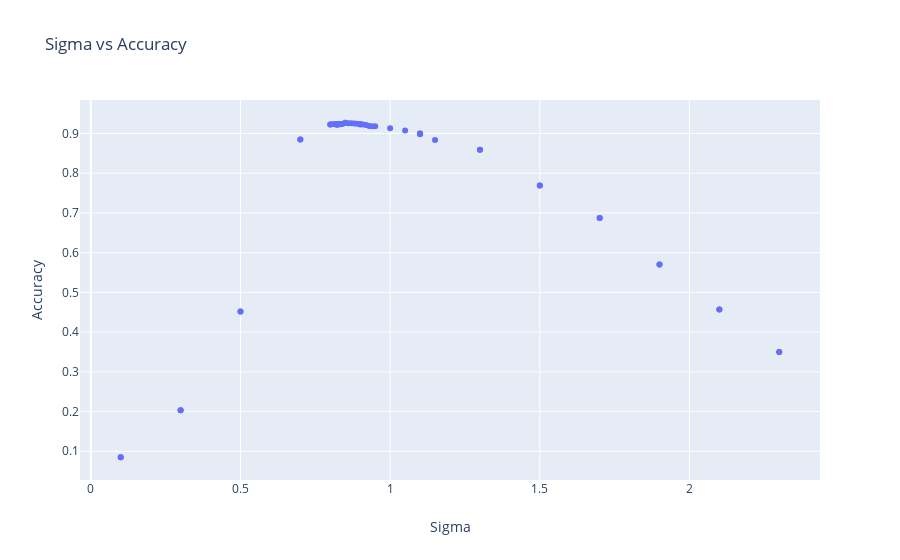

Notebook code for this chart:
### Code cell
x_array = []
y_array = []
with open('./MNISTModule/Results/12-7-2019-Accuracy-Data.txt') as file:
    for line in file.readlines():
        x_array.append(np.array(line.strip('\n').split(',')).astype(np.float)[0])
        y_array.append(np.array(line.strip('\n').split(',')).astype(np.float)[1])
# df = pd.DataFrame(data=[x_array, y_array]).T
fig = go.Figure()

fig.add_trace(go.Scatter(
    x=x_array, y=y_array,
    mode='markers'
))
fig.update_layout(title='Sigma vs Accuracy', xaxis_title='Sigma', yaxis_title="Accuracy")
fig.show()
py.offline.plot(fig, filename='12-07-2019-Sigma-Graph')

### Figure 1 — Plotly figure (JSON) as saved in the notebook; plotly's stock layout.template omitted (floating-point values rounded to 4 significant figures)
{"data": [{"mode": "markers", "type": "scatter", "x": [0.1, 0.3, 0.5, 0.7, 0.9, 1.1, 1.3, 1.5, 1.7, 1.9, 2.1, 2.3, 0.1, 0.3, 0.5, 0.7, 0.9, 1.1, 1.3, 1.5, 1.7, 1.9, 2.1, 2.3, 0.8, 0.85, 0.9, 0.95, 1.0, 1.05, 1.1, 1.15, 0.8, 0.81, 0.82, 0.83, 0.84, 0.85, 0.86, 0.87, 0.88, 0.89, 0.9, 0.91, 0.92, 0.93, 0.94, 0.82, 0.821, 0.822, 0.823, 0.824, 0.825, 0.826, 0.827, 0.828, 0.829, 0.83, 0.831, 0.832, 0.833], "y": [0.085, 0.203, 0.452, 0.885, 0.923, 0.9, 0.859, 0.769, 0.687, 0.57, 0.457, 0.35, 0.085, 0.203, 0.452, 0.885, 0.923, 0.9, 0.859, 0.769, 0.687, 0.57, 0.457, 0.35, 0.9225, 0.927, 0.9235, 0.918, 0.913, 0.9075, 0.898, 0.8835, 0.9225, 0.924, 0.9225, 0.924, 0.924, 0.927, 0.926, 0.9255, 0.925, 0.9245, 0.9235, 0.9225, 0.9215, 0.919, 0.9185, 0.9225, 0.923, 0.9235, 0.9235, 0.9235, 0.9235, 0.9235, 0.9235, 0.9235, 0.9235, 0.924, 0.924, 0.924, 0.9235]}], "layout": {"title": {"text": "Sigma vs Accuracy"}, "xaxis": {"title": {"text": "Sigma"}}, "yaxis": {"title": {"text": "Accuracy"}}}}
